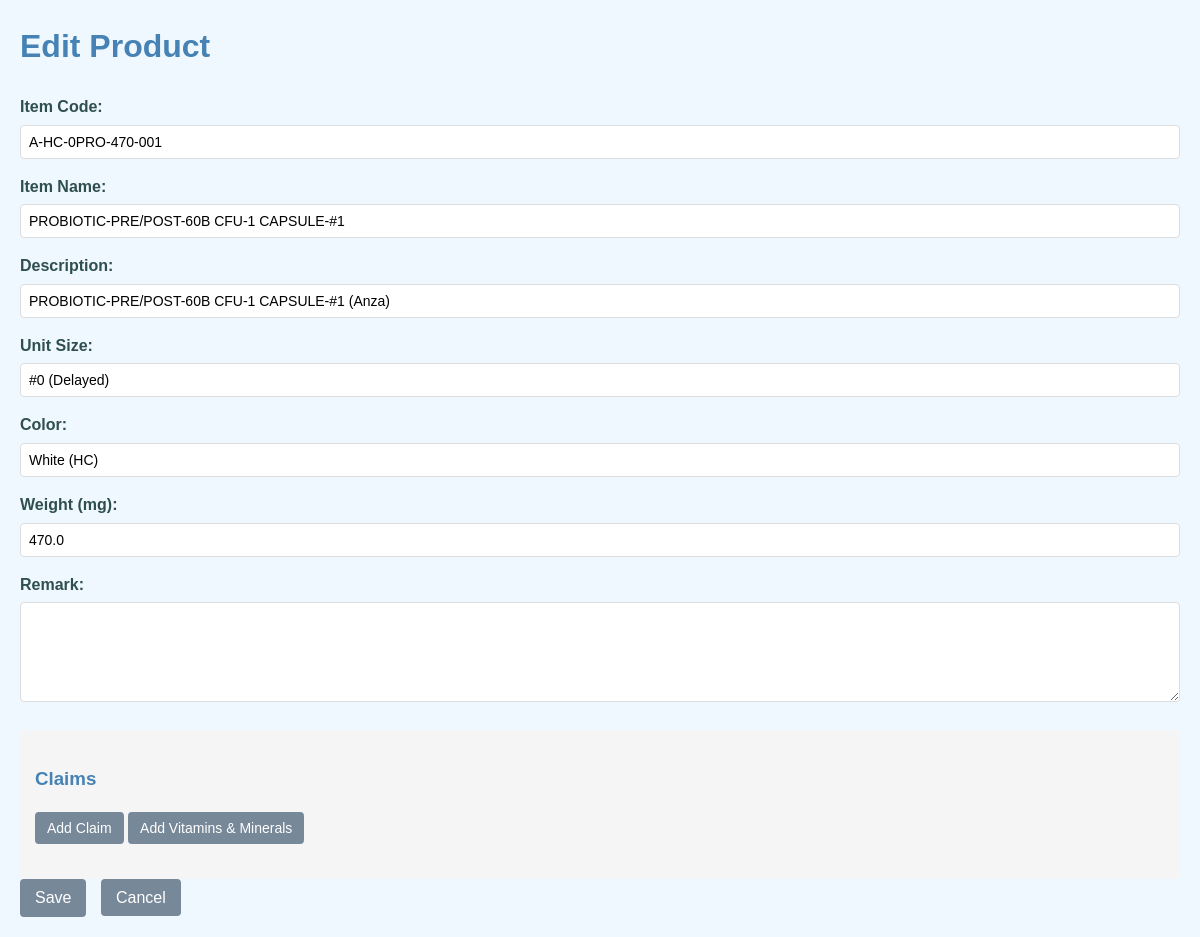
Page /edit/A-HC-0PRO-470-001 (signed in) on the committed database.
### tables this page shows
CREATE TABLE products (
            id INTEGER PRIMARY KEY AUTOINCREMENT,
            item_code TEXT UNIQUE NOT NULL,
            item_name TEXT,
            description TEXT,
            unit_size TEXT,
            color TEXT,
            weight REAL
        , dosage TEXT, remark TEXT);

### app.py (the view, shortened to what this page needs)
@app.route('/edit/<item_code>', methods=['GET', 'POST'])
def edit_product(item_code):
    if "role" not in session or session["role"] not in ['admin', 'master']:
        flash("권한이 없습니다.", "danger")
        return redirect(url_for("index"))
    db = get_db()
    cursor = db.cursor()
    if request.method == 'GET':
        cursor.execute('SELECT * FROM products WHERE item_code = ?', (item_code,))
        product = cursor.fetchone()
        if not product:
            flash("해당 제품을 찾을 수 없습니다.", "danger")
            cursor.close()
            return redirect(url_for("index"))
        cursor.execute('''
        SELECT claim_main, claim_description, claim_concentration, claim_unit, test_result
        FROM claims
        LEFT JOIN products ON claims.product_id = products.id
        WHERE products.item_code = ?
        ''', (item_code,))
        claims = cursor.fetchall()
        claim_unit_options = ['mg', 'IU', 'mga-TE', 'mgRAE', 'mgNE', 'mgDFE']
        test_result_options = ['Test O', 'Test X', 'Input']
        if 'filter_url' not in session or request.referrer and 'edit' not in request.referrer:
            session['filter_url'] = request.referrer  # 필터 적용된 목록 페이지 저장
        return render_template('edit.html', product=product, claims=claims, claim_unit_options=claim_unit_options, test_result_options=test_result_options)

### app.py (called while the page is built)
@app.before_request
def before_request_func():
    global app_initialized
    if not app_initialized:
        with app.app_context():
            initialize_database()
            load_configurations()
        app_initialized = True

@app.before_request
def require_login():
    allowed_routes = ["login", "autocomplete", "static"]
    if "role" not in session and request.endpoint not in allowed_routes and not request.path.startswith('/static'):
        return redirect(url_for("login"))

def get_db():
    db = getattr(g, '_database', None)
    if db is None:
        db = g._database = sqlite3.connect(DB_FILE_PATH)
        db.row_factory = sqlite3.Row  # 컬럼명으로 접근 가능하도록 설정
    return db

@app.teardown_appcontext
def close_connection(exception):
    db = getattr(g, '_database', None)
    if db is not None:
        db.close()

### templates/edit.html (shortened to what this page needs)
<!DOCTYPE html>
<html lang="en">
<head>
    <link rel="stylesheet" href="https://code.jquery.com/ui/1.12.1/themes/base/jquery-ui.css">
    <link href="https://cdnjs.cloudflare.com/ajax/libs/select2/4.0.13/css/select2.min.css" rel="stylesheet" />
</head>
<body>
    <h1>Edit Product</h1>
    {% set role = session.get("role", "viewer") %}
    <form method="post">
        <div class="form-group">
            <label for="item_code">Item Code:</label>
            <input type="text" id="item_code" name="item_code" value="{{ product.item_code }}" readonly>
        </div>
        <div class="form-group">
            <label for="item_name">Item Name:</label>
            <input type="text" id="item_name" name="item_name" value="{{ product.item_name }}" >
        </div>
        <div class="form-group">
            <label for="description">Description:</label>
            <input type="text" id="description" name="description" value="{{ product.description }}" >
        </div>
        <div class="form-group">
            <label for="unit_size">Unit Size:</label>
            <input type="text" id="unit_size" name="unit_size" value="{{ product.unit_size }}" class="autocomplete-input" >
        </div>
        <div class="form-group">
            <label for="color">Color:</label>
            <input type="text" id="color" name="color" value="{{ product.color }}" class="autocomplete-input" >
        </div>
        <div class="form-group">
            <label for="weight">Weight (mg):</label>
            <input type="number" id="weight" name="weight" step="any" value="{{ product.weight }}" >
        </div>
        <div class="form-group">
            <label for="remark">Remark:</label>
            <textarea id="remark" name="remark" rows="4" >{{ product.remark }}</textarea>
        </div>
        <div class="claims-container">
            <h3>Claims</h3>
            {% if role in [ "admin","master"] %}
            <button type="button" class="add-claim">Add Claim</button>
            <button type="button" class="add-vitamins-minerals">Add Vitamins &
                Minerals</button>
            {% endif %}
        </div>
        {% if role in [ "admin","master"] %}
        <button type="submit">Save</button>
        {% endif %}
        <a href="{{ url_for('index') }}" class="cancel-button">Cancel</a>
    </form>
</body>
</html>

### templates/edit.html (style rules this page uses)
body { font-family: Arial, sans-serif; margin: 20px; line-height: 1.6; background-color: #f0f8ff; color: #2f4f4f; }
h1, h2, h3 { color: #4682b4; }
.form-group { margin-bottom: 15px; }
label { display: block; margin-bottom: 5px; font-weight: bold; }
input[type="text"], input[type="number"], textarea, select { width: 100%; padding: 8px; border: 1px solid #ddd; border-radius: 4px; box-sizing: border-box; font-size: 14px; }
textarea { resize: vertical; min-height: 100px; }
.claims-container { margin-top: 20px; background-color: #f5f5f5; padding: 15px; border-radius: 5px; }
.add-claim, .add-vitamins-minerals { background-color: #778899; color: white; padding: 8px 12px; border: none; border-radius: 4px; cursor: pointer; margin-bottom: 20px; font-size: 14px; }
button { background-color: #778899; color: white; padding: 10px 15px; border: none; border-radius: 4px; cursor: pointer; font-size: 16px; }
a { color: #337ab7; text-decoration: none; margin-left: 10px; }
a.cancel-button { background-color: #778899; color: white; padding: 10px 15px; border: none; border-radius: 4px; cursor: pointer; font-size: 16px; text-decoration: none; margin-left: 10px; }

### rows in the picture
products: item_code "A-HC-0PRO-470-001", item_name "PROBIOTIC-PRE/POST-60B CFU-1 CAPSULE-#1", description "PROBIOTIC-PRE/POST-60B CFU-1 CAPSULE-#1 (Anza)", unit_size "#0 (Delayed)", color "White (HC)", weight "470.0"
